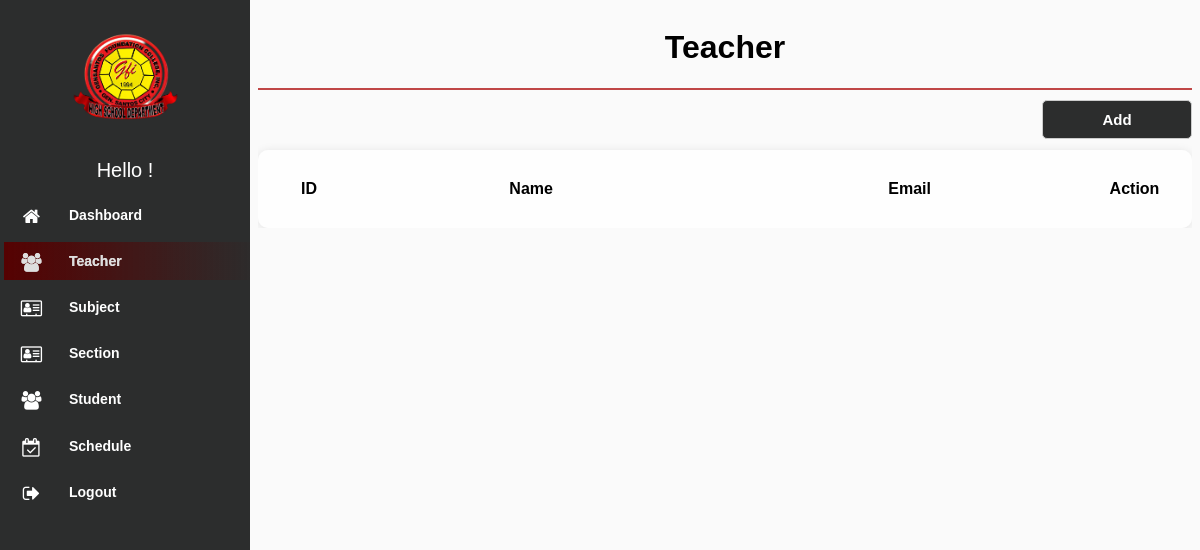
Before: /modules/Teacher/index.php (signed in) with the older database file.
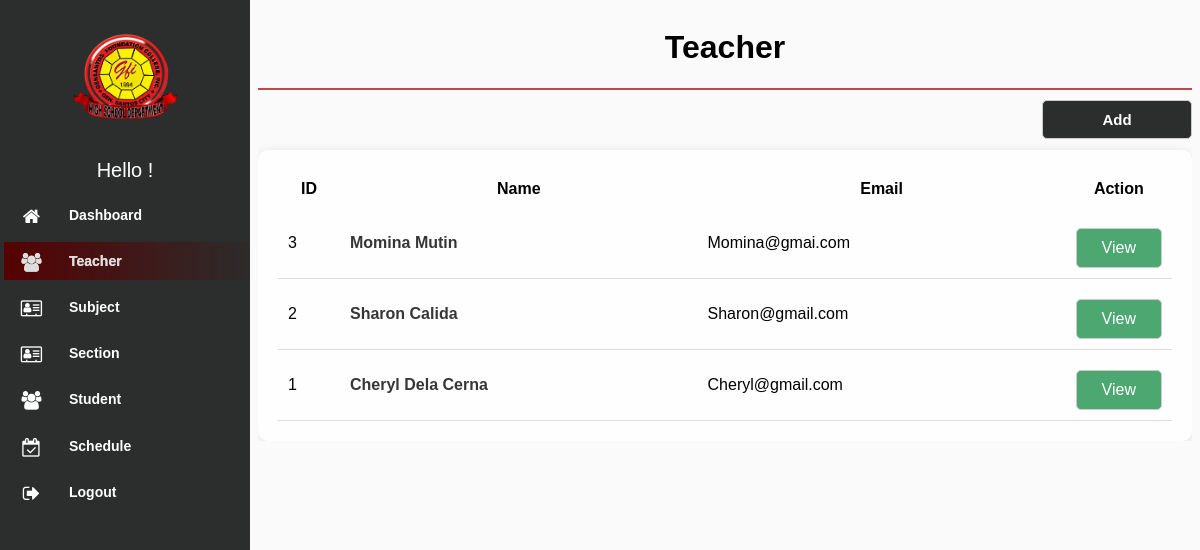
After: the same page with the newer database file.
### tables this page shows
CREATE TABLE `teacher` (
  `id` int(100) NOT NULL,
  `first_name` varchar(255) NOT NULL,
  `middle_name` varchar(255) NOT NULL,
  `last_name` varchar(255) NOT NULL,
  `suffix` varchar(255) NOT NULL,
  `email` varchar(255) NOT NULL,
  `gender` varchar(100) NOT NULL,
  `contact_number` varchar(100) NOT NULL,
  `username` varchar(100) NOT NULL,
  `password` varchar(100) NOT NULL,
  `date_created` datetime NOT NULL DEFAULT current_timestamp(),
  `del_status` varchar(255) NOT NULL
);

### modules/Teacher/index.php (the view, shortened to what this page needs)
<!DOCTYPE html>
<html lang="en">
<head>
    <link rel="stylesheet" type="text/css" href="../../assets/css/font-awesome-4.7.0/css/menu.css">
    <link rel="stylesheet" type="text/css" href="../../assets/css/font-awesome-4.7.0/css/style.css">
    <link rel="stylesheet" type="text/css" href="../../assets/css/font-awesome-4.7.0/css/font-awesome.min.css"
        rel="stylesheet">
    <link rel="stylesheet" href="../../assets/css/jquery.dataTables.min.css">
</head>
<body>
    <?php
$page = 'Teacher';
include "../../navbar.php";
include "../../db_conn.php";
 ?>
        <div class="content">
            <div class="header">
                <h1><?php if ($page) {echo $page;} ?></h1>
            </div>
            <div class="search-box">
                <a href="./add.php"><button>Add</button></a>
            </div>
            <div class="table_wrap">
            <table id="example" class="data list">
                <thead>
                    <th style="width: 60px;">ID</th>
                    <th>Name</th>
                    <th>Email</th>
                    <th style="width: 55px;">Action</th>
                </thead>
                <?php
        $squery =  mysqli_query($conn, "SELECT * from teacher Where del_status != 'deleted' ORDER BY id DESC;");
         while ($row = mysqli_fetch_array($squery)) {
        ?>
                <tr class="table-row">
                    <td><?php echo $row['id'] ?></td>
                    <td>
                        <div class="profile">
                        <span class="name"><?php echo $row['first_name'] . " " . $row['last_name'] ?></span>
                        </div>
                    </td>
                    <td><?php echo $row['email'] ?></td>
                    <td>
                        <a class="view" href="edit.php?id=<?php echo $row['id'] ?>">
                        View
                        </a>
                    </td>
                </tr>
                <?php }?>
            </table>
            </div>
    </div>
</body>
</html>

Changed rows visible on the page:
added teacher: id "3", first_name "Momina", last_name "Mutin", email "Momina@gmai.com"
added teacher: id "2", first_name "Sharon", last_name "Calida", email "Sharon@gmail.com"
added teacher: id "1", first_name "Cheryl", last_name "Dela Cerna", email "Cheryl@gmail.com"
